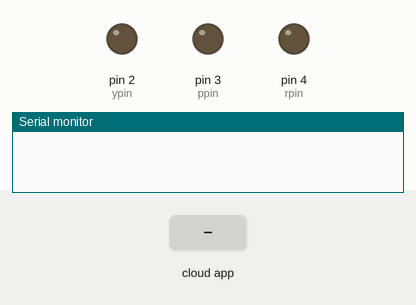
Bench run of a sketch on a simulated Arduino Uno, built with avr-gcc and run on an emulated ATmega328P. Shown: output pins drawn as LEDs (lit = HIGH), the last lines printed to the serial monitor. Inputs (shaded band) come from the test bench. The ROS host is connected and sends only what is stated.

Above: at 1.2 s.
1.3 s: the phone or cloud app sets ypr to 180
At 1.7 s:
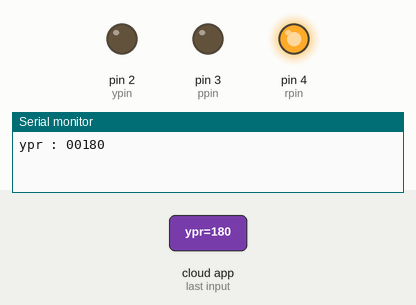
2.8 s: the phone or cloud app sets ypr to 0
At 4.0 s:
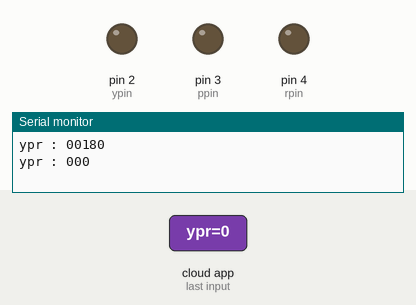
Timing chart, 0 to 5.8 s (numbered marks = the images above; inputs shaded):
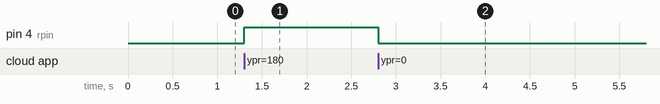

Measured:
- after the input at 1.3 s, pin 4 (rpin): LOW → HIGH at once
- after the input at 2.8 s, pin 4 (rpin): HIGH → LOW at once

The sketch:

pwmwrite.ino
```cpp
#include <ros.h>
#include <std_msgs/UInt32.h>

long yawmask = 16711680;
long pitchmask = 65280;
long rollmask = 255;

int yawpwm = 0;
int pitchpwm = 0;
int rollpwm = 0;

int ypin = 2;
int ppin = 3;
int rpin = 4;

ros::NodeHandle nh;

void cb(const std_msgs::UInt32& ypr) {
    yawpwm      = ypr.data & yawmask;
    pitchpwm    = ypr.data & pitchmask;
    rollpwm     = ypr.data & rollmask;

    analogWrite(ypin, yawpwm);
    analogWrite(ppin, pitchpwm);
    analogWrite(rpin, rollpwm);

    Serial.print("ypr : ");
    Serial.print(yawpwm);
    Serial.print(pitchpwm);
    Serial.println(rollpwm);
}

ros::Subscriber<std_msgs::UInt32> sub("ypr", &cb);

void setup() {
    Serial.begin(57600);
    pinMode(ypin, OUTPUT);
    pinMode(ppin, OUTPUT);
    pinMode(rpin, OUTPUT);
    nh.initNode();
    nh.subscribe(sub);
}

void loop() {
    nh.spinOnce();
    delay(1);
}
```
